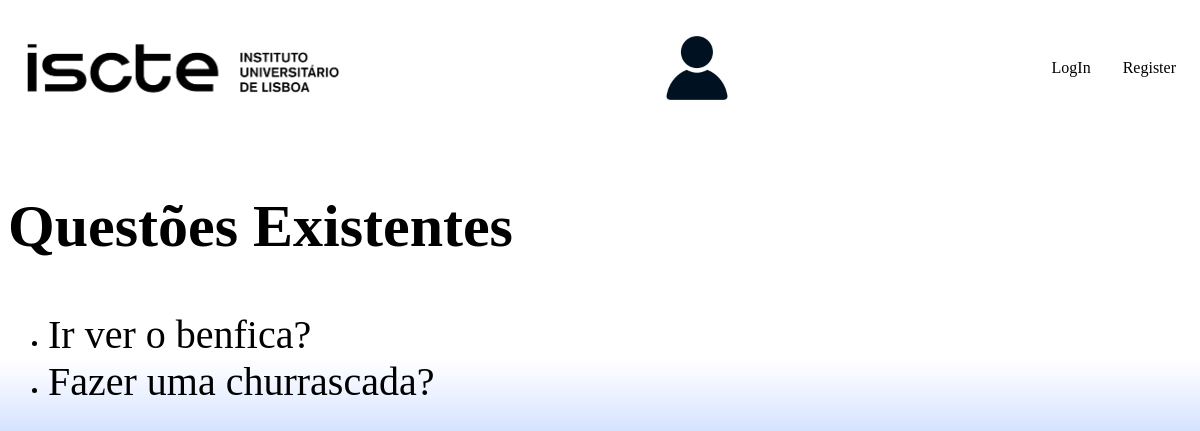
Page /votacao/ on the committed database.
### votacao/models.py (models this page shows, shortened)
class Questao(models.Model):
    questao_texto=models.CharField(max_length=400)
    pub_data=models.DateTimeField('data de publicacao')

### votacao/views.py (the view)
# urls.py: path("", views.index, name = "index"),
def index(request):
    if request.method=="POST":
        if request.POST["logout"]:
            logout(request)
    latest_question_list = Questao.objects.order_by('-pub_data')[:5]
    context = {
        'latest_question_list': latest_question_list,
    }
    return render(request,"votacao/index.html", context)

### votacao/templates/votacao/index.html (shortened to what this page needs)
{% load static %}
<!DOCTYPE html>
<html lang="en">
        <head>
            <link rel="stylesheet" type="text/css" href="{% static 'votacao/style.css' %}">
        </head>
    <body>
        <header>
            <img class="logo" src="{% static 'votacao/images/iscteLogo.png' %}" alt="NotFound">
            <section class="user-info">
                {% if request.user.aluno.hasPicture %}
                    <img src="{% static 'media/' %}{{request.user.aluno.user}}.png">
                {% else %}
                    <img src="{% static 'votacao/images/NoImageFound.png' %}">
                {% endif %}
            </section>
            <nav class="header-nav">
                {% if not request.user.is_authenticated  %}
                    <a href="{% url "votacao:login" %}">LogIn</a>
                    <a href="{% url "votacao:register" %}">Register</a>
                {% else %}
                    <form method="post" action="{% url "votacao:index" %}">
                        {% csrf_token %}
                        <input class="logout" type="submit" name="logout" value="LogOut">
                    </form>
                    <a class="your-info" href="{% url "votacao:personalInfo" %}">Your info</a>
                {% endif %}
            </nav>
        </header>
        {% block content %}
            <section class="questoes">
                {% if latest_question_list %}
                <h1>Questões Existentes</h1>
                <ul>
                    {% for questao in latest_question_list %}
                    <li>
                        <a href="{% url "votacao:detalhe" questao.id %}">
                            {{ questao.questao_texto}}
                        </a>
                    </li>
                    {% endfor %}
                </ul>
                {% endif %}
            </section>
        {% endblock content %}
    </body>
</html>

### votacao/static/votacao/style.css (style rules this page uses)
:root { --blue: rgb(0, 81, 255); }
a { text-decoration: none; color:black; }
body { background-image: linear-gradient(to bottom, white 45%, var(--blue)); background-attachment: fixed; }
header { display: flex; flex-direction: row; justify-content: space-between; align-items: center; margin-bottom: 4rem; }
.logo { width:350px; height:100px; }
.header-nav { display:flex; flex-direction: row; align-items: center; }
.header-nav a { margin:0rem 1rem; }
.user-info { display:flex; flex-direction: row; align-items: center; }
.user-info img { width: 120px; height: 120px; }
.questoes ul li a { font-size:40px; }
.questoes h1 { font-size: 60px; }

### rows in the picture
Questao: questao_texto "Ir ver o benfica?"
Questao: questao_texto "Fazer uma churrascada?"
